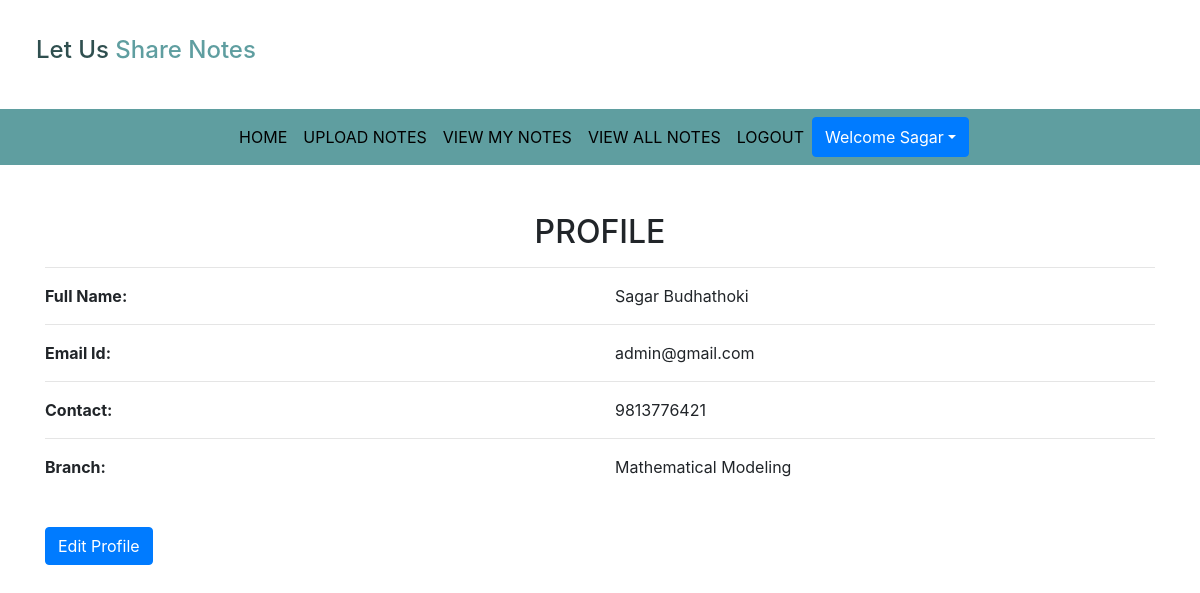
Screenshot of /profile (signed in) with the database file from the repository.
### Notes/models.py (models this page shows, shortened)
class Signup(models.Model):
    user=models.ForeignKey(User,on_delete=models.CASCADE)
    contact=models.CharField(max_length=10,null=True)
    branch=models.CharField(max_length=30)
    role=models.CharField(max_length=15)

### Notes/views.py (the view)
# urls.py: path('profile',profile,name='profile'),
def profile(request):
    if not request.user.is_authenticated:
        return redirect('login')
    user=User.objects.get(id=request.user.id)
    data=Signup.objects.get(user=user)
    d={'data':data,'user':user}
    return render(request,'profile.html',d)

### Notes/templates/profile.html
{% extends 'usernavigation.html' %}
{% load static %}
{% block body %}
<div class="container mt-5">
    <h2 class="text-center">PROFILE</h2>
    <hr>
    <DIV class="row">
        <div class="col-md-6">
            <b>Full Name:</b>
        </div>
        <div class="col-md-6" style="text-transform:capitalize">
            {{data.user.first_name}} {{data.user.last_name}}
        </div>
    </DIV>
<hr>
    <DIV class="row">
        <div class="col-md-6">
            <b>Email Id:</b>
        </div>
        <div class="col-md-6">
            {{data.user.username}}
        </div>
    </DIV>
<hr>
    <DIV class="row">
        <div class="col-md-6">
            <b>Contact:</b>
        </div>
        <div class="col-md-6">
            {{data.contact}}
        </div>
    </DIV>
<hr>
    <DIV class="row">
        <div class="col-md-6">
            <b>Branch:</b>
        </div>
        <div class="col-md-6">
            {{data.branch}}
        </div>
    </DIV>
    <a href="{% url 'edit_profile' %}" class="btn btn-primary mt-5">Edit Profile</a>
</div>
{% endblock %}

### Notes/templates/usernavigation.html (shortened to what this page needs)
<html>
<head>
  {% load static %}
  <link rel="stylesheet" href="https://maxcdn.bootstrapcdn.com/bootstrap/4.3.1/css/bootstrap.min.css">
  <link rel="stylesheet" href="https://use.fontawesome.com/releases/v5.6.3/css/all.css"></head>
  <link rel="stylesheet" href="{% static 'css/mystyle.css' %}">
</head>
<body>
<h4 style="padding : 3%"><span style="color:darkslategrey">Let Us</span><span style="color:cadetblue"> Share Notes</span></h4>
<nav class="navbar navbar-expand-sm justify-content-center" style = "background-color : cadetblue">
  <ul class="navbar-nav">
    <li class="navbar-item">
      <a class="nav-link" href="{% url 'profile' %}">HOME</a>
    </li>
    <li class="navbar-item">
      <a class="nav-link" href="{% url 'upload_notes' %}">UPLOAD NOTES</a>
    </li>
    <li class="navbar-item">
      <a class="nav-link" href="{% url 'view_mynotes' %}">VIEW MY NOTES</a>
    </li>
    <li class="navbar-item">
      <a class="nav-link" href="{% url 'viewallnotes' %}">VIEW ALL NOTES</a>
    </li>
    <li class="navbar-item">
      <a class="nav-link" href="{% url 'logout' %}">LOGOUT</a>
    </li>
    <div class="btn-group">
      <button type="button" class="btn btn-primary dropdown-toggle" data-toggle="dropdown">Welcome {{request.user.first_name}}</button>
    </div>
  </ul>
</nav>
</body>
</html>
{% block body %}
{% endblock %}

### Notes/static/css/mystyle.css (style rules this page uses)
.nav-link { color : black }

### rows the page displays
Signup: user.first_name "Sagar", user.last_name "Budhathoki", user.username "admin@gmail.com", contact "9813776421", branch "Mathematical Modeling"

### other values shown
{{ request.user.first_name }} "Sagar"
